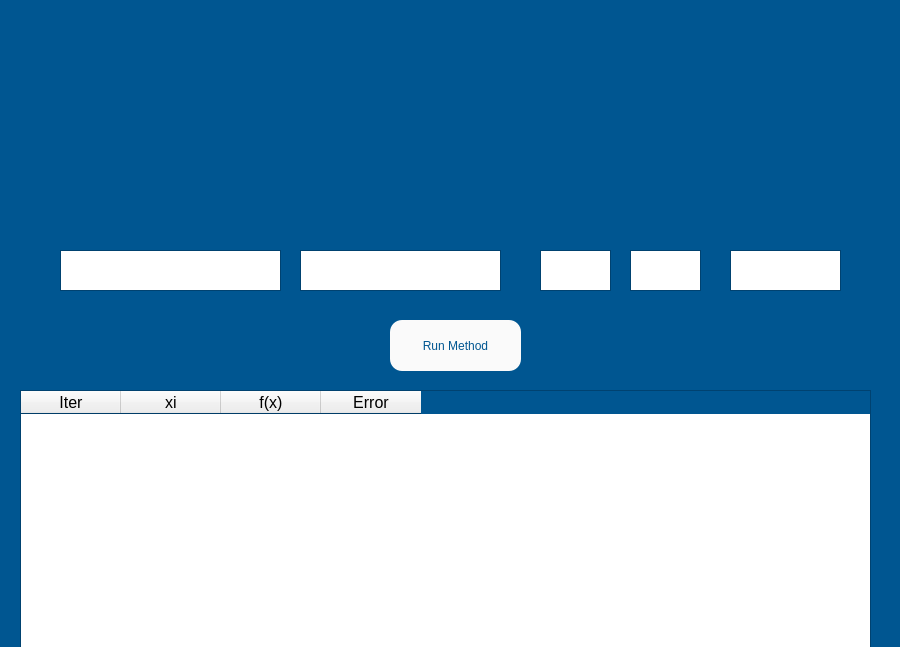
<?xml version="1.0" encoding="UTF-8"?>
<ui version="4.0">
 <class>Newton</class>
 <widget class="QWidget" name="Newton">
  <property name="geometry">
   <rect>
    <x>0</x>
    <y>0</y>
    <width>900</width>
    <height>647</height>
   </rect>
  </property>
  <property name="palette">
   <palette>
    <active>
     <colorrole role="Base">
      <brush brushstyle="SolidPattern">
       <color alpha="255">
        <red>255</red>
        <green>255</green>
        <blue>255</blue>
       </color>
      </brush>
     </colorrole>
     <colorrole role="Window">
      <brush brushstyle="SolidPattern">
       <color alpha="255">
        <red>0</red>
        <green>86</green>
        <blue>145</blue>
       </color>
      </brush>
     </colorrole>
    </active>
    <inactive>
     <colorrole role="Base">
      <brush brushstyle="SolidPattern">
       <color alpha="255">
        <red>255</red>
        <green>255</green>
        <blue>255</blue>
       </color>
      </brush>
     </colorrole>
     <colorrole role="Window">
      <brush brushstyle="SolidPattern">
       <color alpha="255">
        <red>0</red>
        <green>86</green>
        <blue>145</blue>
       </color>
      </brush>
     </colorrole>
    </inactive>
    <disabled>
     <colorrole role="Base">
      <brush brushstyle="SolidPattern">
       <color alpha="255">
        <red>0</red>
        <green>86</green>
        <blue>145</blue>
       </color>
      </brush>
     </colorrole>
     <colorrole role="Window">
      <brush brushstyle="SolidPattern">
       <color alpha="255">
        <red>0</red>
        <green>86</green>
        <blue>145</blue>
       </color>
      </brush>
     </colorrole>
    </disabled>
   </palette>
  </property>
  <property name="windowTitle">
   <string>Form</string>
  </property>
  <widget class="QLabel" name="label">
   <property name="geometry">
    <rect>
     <x>60</x>
     <y>20</y>
     <width>771</width>
     <height>161</height>
    </rect>
   </property>
   <property name="styleSheet">
    <string notr="true">background-image: url(:/images/newton_banner.png);</string>
   </property>
   <property name="text">
    <string/>
   </property>
  </widget>
  <widget class="QTextEdit" name="f_input">
   <property name="geometry">
    <rect>
     <x>60</x>
     <y>250</y>
     <width>221</width>
     <height>41</height>
    </rect>
   </property>
   <property name="font">
    <font>
     <family>American Typewriter</family>
     <pointsize>14</pointsize>
     <kerning>true</kerning>
    </font>
   </property>
  </widget>
  <widget class="QTextEdit" name="x0">
   <property name="geometry">
    <rect>
     <x>540</x>
     <y>250</y>
     <width>71</width>
     <height>41</height>
    </rect>
   </property>
   <property name="font">
    <font>
     <pointsize>14</pointsize>
    </font>
   </property>
  </widget>
  <widget class="QLabel" name="label_2">
   <property name="geometry">
    <rect>
     <x>130</x>
     <y>200</y>
     <width>81</width>
     <height>41</height>
    </rect>
   </property>
   <property name="styleSheet">
    <string notr="true">background-image: url(:/images/function.png);</string>
   </property>
   <property name="text">
    <string/>
   </property>
  </widget>
  <widget class="QLabel" name="label_4">
   <property name="geometry">
    <rect>
     <x>530</x>
     <y>200</y>
     <width>81</width>
     <height>41</height>
    </rect>
   </property>
   <property name="styleSheet">
    <string notr="true">background-image: url(:/images/x0.png);</string>
   </property>
   <property name="text">
    <string/>
   </property>
   <property name="pixmap">
    <pixmap>../UserInterface/Util/Images/x0.png</pixmap>
   </property>
  </widget>
  <widget class="QPushButton" name="run_button">
   <property name="geometry">
    <rect>
     <x>390</x>
     <y>320</y>
     <width>131</width>
     <height>51</height>
    </rect>
   </property>
   <property name="styleSheet">
    <string notr="true">background-color: rgb(250, 250, 250);
font: 15pt &quot;MS Shell Dlg 2&quot;;
color: rgb(0, 86, 145);
border-radius: 12px;
</string>
   </property>
   <property name="text">
    <string>Run Method</string>
   </property>
  </widget>
  <widget class="QTableWidget" name="newton_table">
   <property name="geometry">
    <rect>
     <x>20</x>
     <y>390</y>
     <width>851</width>
     <height>291</height>
    </rect>
   </property>
   <property name="minimumSize">
    <size>
     <width>851</width>
     <height>291</height>
    </size>
   </property>
   <property name="maximumSize">
    <size>
     <width>851</width>
     <height>291</height>
    </size>
   </property>
   <property name="font">
    <font>
     <pointsize>12</pointsize>
    </font>
   </property>
   <property name="horizontalScrollBarPolicy">
    <enum>Qt::ScrollBarAlwaysOff</enum>
   </property>
   <property name="sizeAdjustPolicy">
    <enum>QAbstractScrollArea::AdjustToContents</enum>
   </property>
   <property name="dragEnabled">
    <bool>false</bool>
   </property>
   <property name="rowCount">
    <number>0</number>
   </property>
   <property name="columnCount">
    <number>4</number>
   </property>
   <attribute name="horizontalHeaderCascadingSectionResizes">
    <bool>false</bool>
   </attribute>
   <column>
    <property name="text">
     <string>Iter</string>
    </property>
   </column>
   <column>
    <property name="text">
     <string>xi</string>
    </property>
   </column>
   <column>
    <property name="text">
     <string>f(x)</string>
    </property>
   </column>
   <column>
    <property name="text">
     <string>Error</string>
    </property>
   </column>
  </widget>
  <widget class="QTextEdit" name="derivate_input">
   <property name="geometry">
    <rect>
     <x>300</x>
     <y>250</y>
     <width>201</width>
     <height>41</height>
    </rect>
   </property>
   <property name="font">
    <font>
     <pointsize>14</pointsize>
    </font>
   </property>
  </widget>
  <widget class="QTextEdit" name="tolerance">
   <property name="geometry">
    <rect>
     <x>730</x>
     <y>250</y>
     <width>111</width>
     <height>41</height>
    </rect>
   </property>
   <property name="font">
    <font>
     <pointsize>14</pointsize>
    </font>
   </property>
  </widget>
  <widget class="QTextEdit" name="nMax">
   <property name="geometry">
    <rect>
     <x>630</x>
     <y>250</y>
     <width>71</width>
     <height>41</height>
    </rect>
   </property>
   <property name="font">
    <font>
     <pointsize>14</pointsize>
    </font>
   </property>
  </widget>
  <widget class="QLabel" name="label_3">
   <property name="geometry">
    <rect>
     <x>350</x>
     <y>200</y>
     <width>81</width>
     <height>41</height>
    </rect>
   </property>
   <property name="styleSheet">
    <string notr="true">background-image: url(:/images/fderivated.png);</string>
   </property>
   <property name="text">
    <string/>
   </property>
  </widget>
  <widget class="QLabel" name="label_5">
   <property name="geometry">
    <rect>
     <x>730</x>
     <y>200</y>
     <width>81</width>
     <height>41</height>
    </rect>
   </property>
   <property name="styleSheet">
    <string notr="true">background-image: url(:/images/tolerance.png);</string>
   </property>
   <property name="text">
    <string/>
   </property>
  </widget>
  <widget class="QLabel" name="label_6">
   <property name="geometry">
    <rect>
     <x>630</x>
     <y>200</y>
     <width>81</width>
     <height>41</height>
    </rect>
   </property>
   <property name="styleSheet">
    <string notr="true">background-image: url(:/images/nmax.png);</string>
   </property>
   <property name="text">
    <string/>
   </property>
  </widget>
 </widget>
 <resources>
  <include location="../UserInterface/Util/Images/link.qrc"/>
 </resources>
 <connections/>
</ui>
